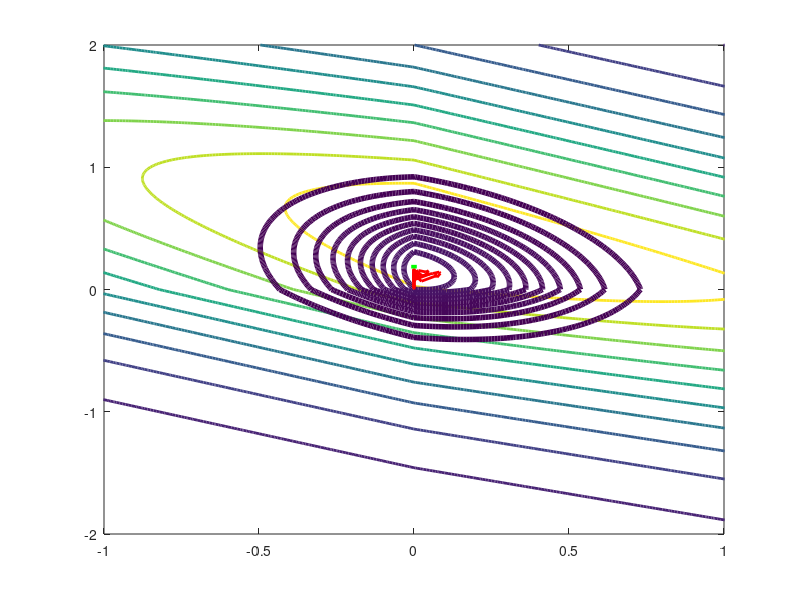

Write MATLAB code to recreate this figure.
x=(rand(10,2)*2-1);
b=rand(2,1);
y=x*b+rand(10,1)*.3;
lambda=1.5;

px1=-2:.01:2;
px2=-2:.01:2;
[PX1,PX2]=meshgrid(px1,px2);

PY=cell(1,10);
TPY=zeros(size(PX1));
for i=1:10
    PY{i}=(y(i)-x(i,1).*PX1-x(i,2).*PX2).^2+...
        lambda*abs(PX1)/10+lambda*abs(PX2)/10;
    TPY=TPY+PY{i};
end
TTPY=zeros(size(PX1));
for i=1:10
    TTPY=TTPY+PY{i};
    contour(PX1,PX2,exp(-PY{i} ),'LineWidth',2)
    hold on
    contour(PX1,PX2,exp(-TTPY),'LineWidth',2)
    contour(PX1,PX2,exp(-TPY),'b','LineWidth',4)
    axis([-1,1,-2,2]);
    hold off
    M(i)=getframe;
%     pause(1);
end
w=zeros(2,100);
eta=0.1;
u=0;
q=0;
for i=1:99
    n=size(x,1);
    id=randi(n,1,1);
    tx=x(id,:);
    ty=y(id);
    u=u+lambda*eta/n;
    grad=2*(tx'*tx*w(:,i)-ty.*tx');
    w(:,i+1)=w(:,i)-eta*grad;
    z=w(:,i+1);
    w(:,i+1)=max(0,w(:,i+1)-(u+q))...
        -max(0,-w(:,i+1)-(u-q));
    q=q+(w(:,i+1)-z);
    contour(PX1,PX2,exp(-PY{id})*10,'LineWidth',2)
    hold on
    contour(PX1,PX2,exp(-TPY),'LineWidth',4)
    plot(w(1,1:i),w(2,1:i),'r','LineWidth',2);
    plot(w(1,i:i+1),w(2,i:i+1),'g','LineWidth',4);
    axis([-1,1,-2,2]);
    hold off
    M(i)=getframe;
    if i<=0 
        pause;
    else
%         pause(1);
    end
end